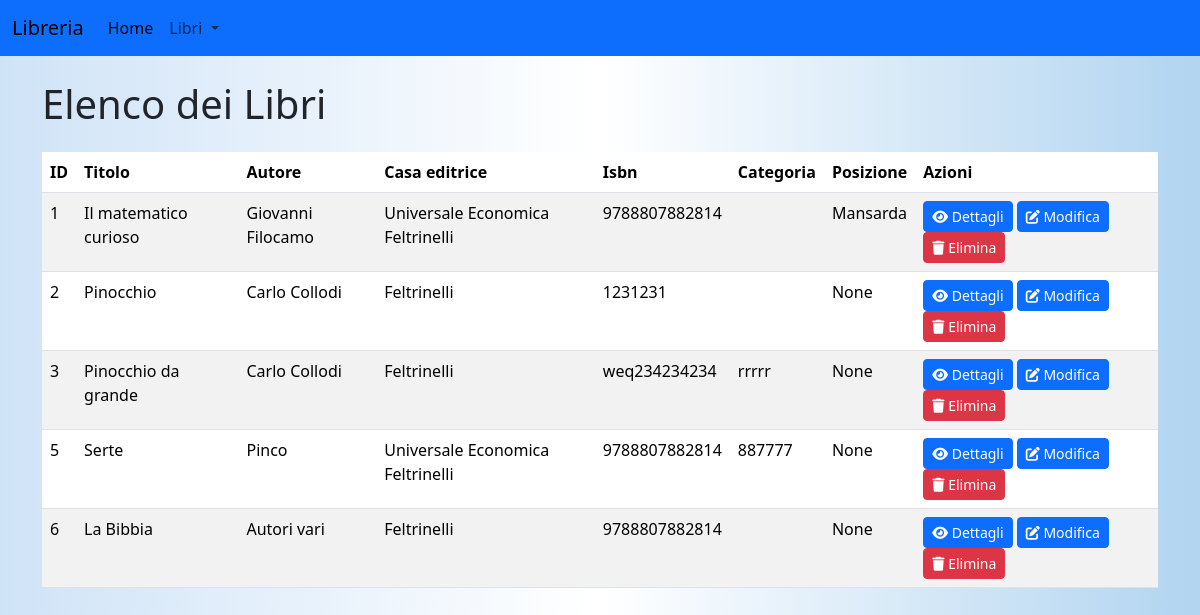
Page /api/libri on the committed database.
### models/libri.py (models this page shows, shortened)
class Libri(db.Model):
    __tablename__ = "libri"
    id = db.Column(db.Integer, primary_key=True)
    titolo = db.Column(db.String(100), nullable=False)
    autore = db.Column(db.String(50), )
    casa_editrice = db.Column(db.String(50))
    isbn = db.Column(db.String(13))
    categoria = db.Column(db.String(50))
    posizione = db.Column(db.String(20))

### routes/libri.py (the view)
@libri_bp.route('/libri', methods=['GET'])
def get_libri():
    libri = get_all_libri()
    return render_template('elenco_libri.html',libri=libri)

### services/libri_service.py (called while the page is built)
def get_all_libri():
    return Libri.query.all()

### templates/elenco_libri.html
{% extends "form.html" %}
{% block content %}
<h1 class="mb-4">Elenco dei Libri</h1>
<table class="table table-striped">
    <thead>
        <tr>
            <th>ID</th>
            <th>Titolo</th>
            <th>Autore</th>
            <th>Casa editrice</th>
            <th>Isbn</th>
            <th>Categoria</th>
            <th>Posizione</th>
            <th>Azioni</th>
        </tr>
    </thead>
    <tbody>
        {% for libro in libri %}
        <tr>
            <td>{{ libro.id }}</td>
            <td>{{ libro.titolo }}</td>
            <td>{{ libro.autore }}</td>
            <td>{{ libro.casa_editrice }}</td>
            <td>{{ libro.isbn }}</td>
            <td>{{ libro.categoria }}</td>
            <td>{{ libro.posizione }}</td>
            <td>
                <a href="/api/libro/{{ libro.id }}" class="btn btn-primary btn-sm"><i class="fa-solid fa-eye"></i>
                    Dettagli </a>
                <a href="/api/libro/{{ libro.id }}/edit" class="btn btn-primary btn-sm"><i
                        class="fa-solid fa-pen-to-square"></i> Modifica </a>
                <a href="#" class="btn btn-danger btn-sm" onclick="eliminaLibro({{ libro.id }})"><i
                        class="fa-solid fa-trash"></i> Elimina </a>
            </td>
        </tr>
        {% endfor %}
</table>
{% endblock %}

### templates/form.html (shortened to what this page needs)
<!DOCTYPE html>
<html lang="it">
<head>
    <link href="{{ url_for('static', filename='css/style.css') }}" rel="stylesheet">
    <link href="https://cdn.jsdelivr.net/npm/bootstrap@5.3.2/dist/css/bootstrap.min.css" rel="stylesheet">
    <link href="https://cdnjs.cloudflare.com/ajax/libs/font-awesome/6.5.1/css/all.min.css" rel="stylesheet">
</head>
<body>
    <nav class="navbar navbar-expand-lg">
        <div class="container-fluid">
            <a class="navbar-brand" href="#">Libreria</a>
            <div class="collapse navbar-collapse" id="navbarSupportedContent">
                <ul class="navbar-nav me-auto mb-2 mb-lg-0">
                    <li class="nav-item">
                        <a class="nav-link active" aria-current="page" href="/home">Home</a>
                    </li>
                    <li class="nav-item dropdown">
                        <a class="nav-link dropdown-toggle" href="#" role="button" data-bs-toggle="dropdown"
                            aria-expanded="false">
                            Libri
                        </a>
                    </li>
                </ul>
            </div>
        </div>
    </nav>
    <div class="container mt-4">
        {% block content %}{% endblock %}
    </div>
</body>
</html>

### static/css/style.css (style rules this page uses)
:root { --primary-color: #4CAF50; --hover-color: #45a049; --background-color: #fff; --btn-primary: #0d6efd; }
body { background: linear-gradient(to right, #cfe3f7, #fff, #b1d4f0); color: #333; font-family: 'Times New Roman', Times, serif; }
nav.navbar { background-color: var(--btn-primary); }

### rows in the picture
Libri: id "1", titolo "Il matematico curioso", autore "Giovanni Filocamo", casa_editrice "Universale Economica Feltrinelli", isbn "9788807882814", posizione "Mansarda"
Libri: id "2", titolo "Pinocchio", autore "Carlo Collodi", casa_editrice "Feltrinelli", isbn "1231231", posizione "None"
Libri: id "3", titolo "Pinocchio da grande", autore "Carlo Collodi", casa_editrice "Feltrinelli", isbn "weq234234234", categoria "rrrrr", posizione "None"
Libri: id "5", titolo "Serte", autore "Pinco", casa_editrice "Universale Economica Feltrinelli", isbn "9788807882814", categoria "887777", posizione "None"
Libri: id "6", titolo "La Bibbia", autore "Autori vari", casa_editrice "Feltrinelli", isbn "9788807882814", posizione "None"
